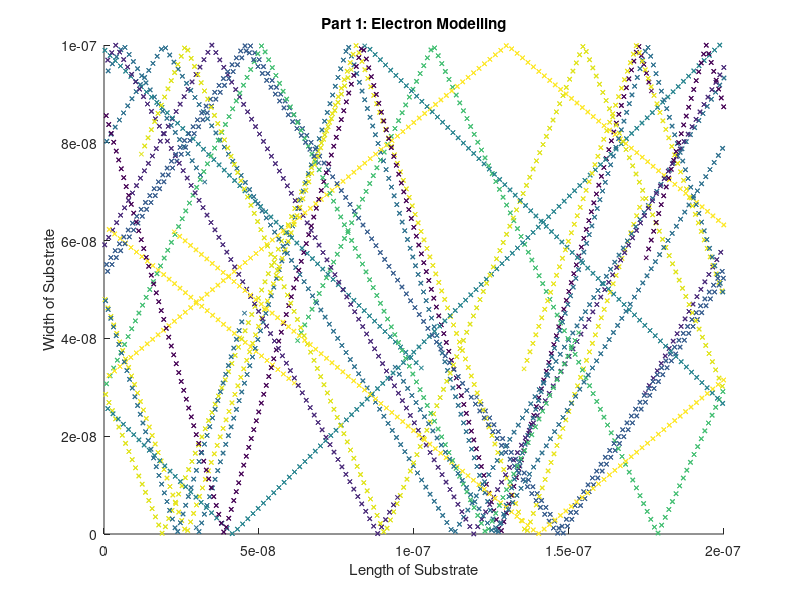
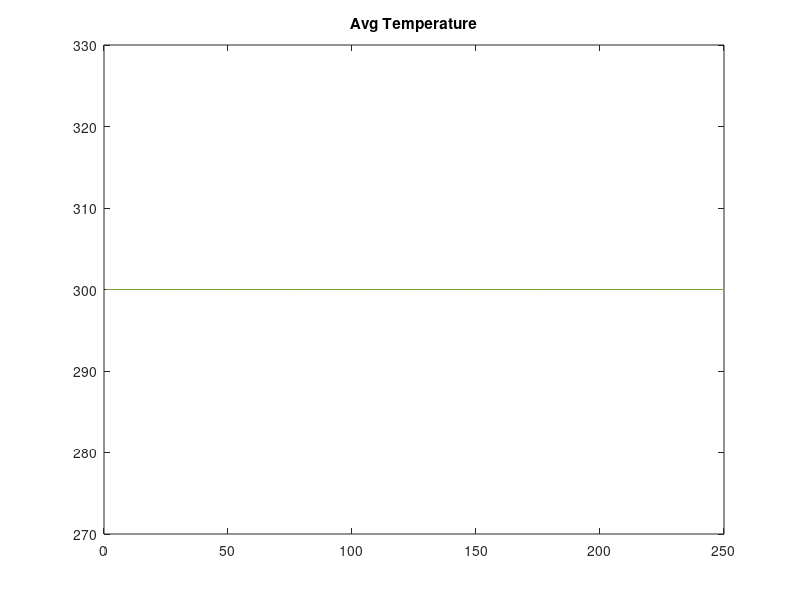

The MATLAB script that drew these images, in order:
%% Constants %%

T =300;                  %Temp in K

K =1.38e-23;             %Boltsmann constant
Tmn =0.2e-12;            %mean time between collisions
Mo =9.11e-31;            %rest mass
Mn =0.26*Mo;             %effective mass of electrons
L =200e-09;               %Length of region
W =100e-09;               %Width of region
Pop =10;                %number of particles
Vth = sqrt((K*T)/(Mn));   %Thermal velocity    
Tstep = 15e-15;           %time step of 15ns
lengthE = 250;
Tv = 300 + zeros(lengthE);

%% Electron Modelling 

MFP = Tmn *Vth;

Ang = rand(Pop,1)*2*pi;  % Defines a random angle 

Pos = [rand(Pop,1)*L rand(Pop,1)*W Vth*cos(Ang) Vth*sin(Ang)];  %Creates an Array of particles with random X & Y positions and velocities 

initX = Pos(:,1); %The Initial X positions 

initY = Pos(:,2); % The initial Y positions 

colour = rand(Pop,1); % Ensures each electron will have its own colour 




for i = 1 : lengthE      % Main Loop of the Function 
    
    newX = initX + Pos(:,3)*Tstep;    % The next X position of the particle
    
    newY = initY + Pos(:,4)*Tstep;     % The next Y position of the particle
    
    
    % Checking for Top and Bottom bounds 
    
    Yhigh = newY > W;
    newY(Yhigh) = 2*W - newY(Yhigh); 
    Pos(Yhigh,4) = -Pos(Yhigh,4);
    
    Ylow = newY < 0;
    newY(Ylow) = -newY(Ylow);
    Pos(Ylow,4) = -Pos(Ylow,4);
    
    
    
    % Checking for Left and Right Bounds 
    
    
    Xright = newX > L;
    newX(Xright) = newX(Xright) -L;
    
    
    Xleft = newX < 0;
    newX(Xleft) = newX(Xleft) + L;
    
    
    
    
    
    
    % Plotting the movement of electrons
    
    figure(1)   
    
    scatter(initX,initY,Pop, colour,'x' );      
    hold on
    scatter(newX, newY,Pop, colour,'x' );      
    title 'Part 1: Electron Modelling'
    xlabel 'Length of Substrate'
    ylabel 'Width of Substrate' 
    
    axis([0 L 0 W]);
    
    
    
     
    
    
    
    hold on 
    
    %Re-initializing after 1 loop 
    initX = newX;
    initY = newY;
    
    
    
end
hold off 

figure(2)
    
plot(Tv)
title ' Avg Temperature '



